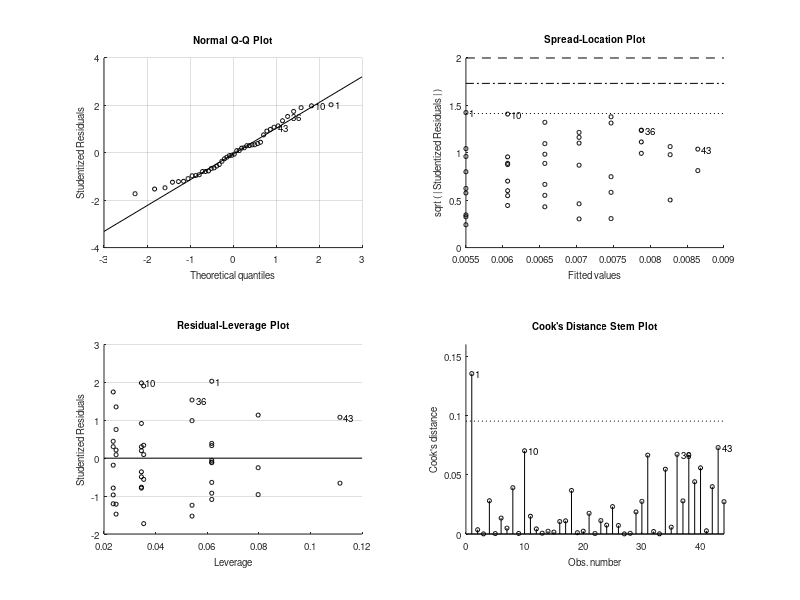

Reproduce this figure in MATLAB. (Note: this script raises an error after producing the figure.)
%% test_regression_CI_plotting
%
% Compare different methods of plotting the regression line
%
% Justine McMillan
% Jan 1, 2023

clear
close all

CI = 0.95;
alpha = 1-CI;

% Create fake data
% x = linspace(0, 2.5, 15); % Create Data
% y = 2+3*x + 5*randn(size(x));

% Real DLL example
x = [1.06417777247591;1.06417777247591;1.06417777247591;1.06417777247591;1.06417777247591;1.06417777247591;1.06417777247591;1.06417777247591;1.06417777247591;1.59626665871387;1.59626665871387;1.59626665871387;1.59626665871387;1.59626665871387;1.59626665871387;1.59626665871387;1.59626665871387;2.12835554495183;2.12835554495183;2.12835554495183;2.12835554495183;2.12835554495183;2.12835554495183;2.12835554495183;2.66044443118978;2.66044443118978;2.66044443118978;2.66044443118978;2.66044443118978;2.66044443118978;3.19253331742774;3.19253331742774;3.19253331742774;3.19253331742774;3.19253331742774;3.72462220366569;3.72462220366569;3.72462220366569;3.72462220366569;4.25671108990365;4.25671108990365;4.25671108990365;4.78879997614161;4.78879997614161];
x = x.^(2/3);
y = [0.00690431810078288;0.00572963900498801;0.00546001483327516;0.00486053531974368;0.00542704474017636;0.00505726818636378;0.00576940126588354;0.00474582202734932;0.00541773155961777;0.00745866908473120;0.00670900288180286;0.00572033263319254;0.00620427826549126;0.00581268627215576;0.00627642884949548;0.00552722806572078;0.00551108998200180;0.00780321714665347;0.00678484511792017;0.00688428031808273;0.00572114868747215;0.00643969396492158;0.00588581958081845;0.00601406155811096;0.00798880649856918;0.00756751601773718;0.00709902254860695;0.00718511255147678;0.00617778384897724;0.00599291068466645;0.00880513746083743;0.00770652535289938;0.00753402374892594;0.00625651538062709;0.00707554120805373;0.00894443309755218;0.00856560635137862;0.00681587536895755;0.00701498754841868;0.00904809598898973;0.00809696118368810;0.00761114593660078;0.00937126687286195;0.00820019337784579];

% x values to fit
xfit = linspace(min(x), max(x));

% 1) Use matlab internal method
mdl = fitlm(x,y,'linear');
[yfit1 ci1] = predict(mdl,xfit','Alpha',1-CI);

% 2) Get CIs from plot_CI_regression_line function
[yfitUpper, yfitlower,xfit2,yfit2] = plot_CI_regression_line(0.95,[],x',y',struct());
ci2 = [yfitUpper yfitlower];
 

%% plot
figure(1)
p(1) = plot(x, y, 'kp','DisplayName','data');
hold on
p(2) = plot(xfit,yfit1,'k','linewidth',2,'DisplayName','Matlab fit');
p(3:4) = plot(xfit,ci1,'k','DisplayName','Matlab CI');

p(5) = plot(xfit2,yfit2,'--r.','linewidth',2,'DisplayName','My fit');
p(6:7) = plot(xfit2,ci2,'--r','DisplayName','My CI');
legend(p,'location','southeast')
grid on


%% Investigate constant (Used to use finv, but tinv is correct)
p = CI+alpha/2;
for nn = 1:1000
    C1(nn) = sqrt(2*finv(CI,2,nn-2));
    C2(nn) = sqrt(2*finv(p,2,nn-2));
    C3(nn) = tinv(p,nn-2);
end

figure(2),clf
plot([C1' C2' C3'])
hold all
plot(get(gca,'xlim'),1.96*[1 1])
ylim([1.5 3])
legend('f with CI','f with p','t with p','1.96 (Normal Distr.)')
